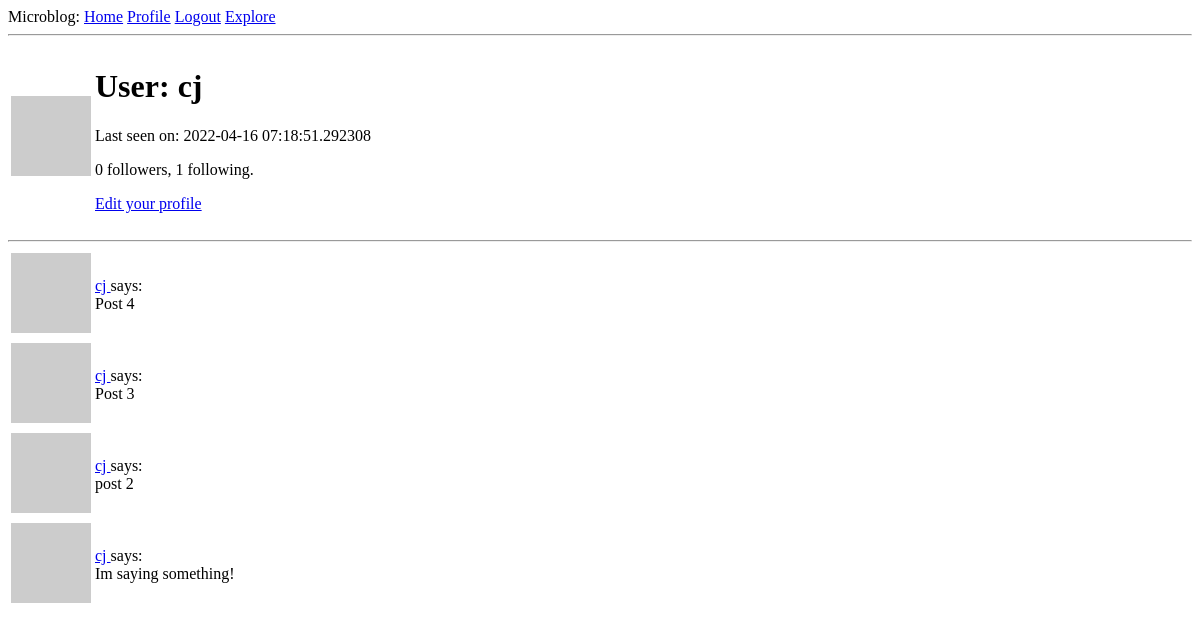
/user/cj (signed in), run on an earlier commit of the app's database.
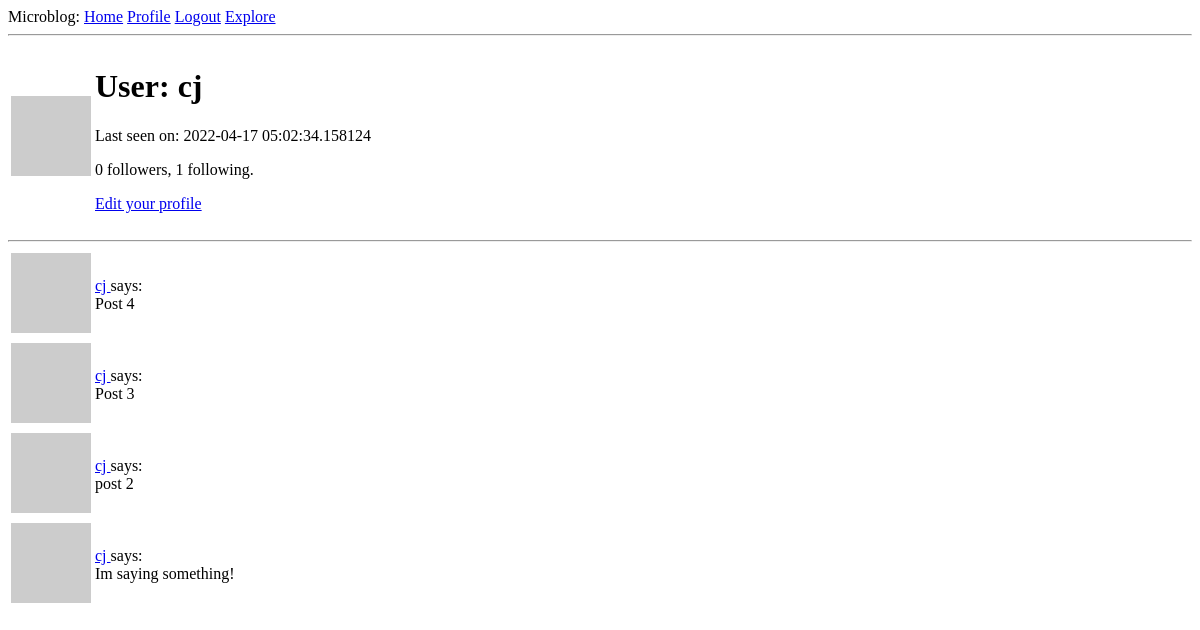
And on a later commit of the database.
### app/models.py (models this page shows, shortened)
class User(UserMixin, db.Model):
    id = db.Column(db.Integer, primary_key=True)
    username = db.Column(db.String(64), index=True, unique=True)
    email = db.Column(db.String(120), index=True, unique=True)
    password_hash = db.Column(db.String(128))
    posts = db.relationship('Post', backref='author', lazy='dynamic')
    about_me = db.Column(db.String(140))
    last_seen = db.Column(db.DateTime, default = datetime.utcnow)
    followed = db.relationship(
        'User', secondary=followers,
        primaryjoin=(followers.c.follower_id == id),
        secondaryjoin=(followers.c.followed_id == id),
        backref=db.backref('followers', lazy='dynamic'), lazy='dynamic')
    def avatar(self, size):
        digest = md5(self.email.lower().encode('utf-8')).hexdigest()
        return 'https://gravatar.com/avatar/{}?d=identicon&s={}'.format(digest, size)

### app/routes.py (the view)
@app.route('/user/<username>')
@login_required
def user(username):
    user = User.query.filter_by(username=username).first_or_404()
    page = request.args.get('page', 1, type=int)
    posts = user.posts.order_by(Post.timestamp.desc()).paginate(
        page, app.config['POSTS_PER_PAGE'], False)
    next_url = url_for('user', username=user.username, page=posts.next_num)\
        if posts.has_next else None
    prev_url = url_for('user', username=user.username, page=posts.prev_num)\
        if posts.has_prev else None
    form = EmptyForm()
    return render_template('user.html', user=user, posts=posts.items, next_url=next_url, prev_url=prev_url, form=form)

### app/models.py (called while the page is built)
@login.user_loader
def load_user(id):
    return User.query.get(int(id))

### app/routes.py (called while the page is built)
@app.before_request
def before_request():
    if current_user.is_authenticated:
        current_user.last_seen = datetime.utcnow()
        db.session.commit()

### app/templates/user.html (shortened to what this page needs)
{% extends "base.html"%}
{% block content %}
<table>
    <tr valiign="top">
        <td><img src='{{ user.avatar(128) }}'></td>
        <td>
        <h1>User: {{ user.username }}</h1>
        {% if user.last_seen %}<p>Last seen on: {{ user.last_seen }}</p>{% endif %}
        <p>{{ user.followers.count() }} followers, {{ user.followed.count() }} following.</p>
        {% if user == current_user %}
        <p><a href="{{ url_for('edit_profile') }}">Edit your profile</a></p>
        {% endif %}
        </td>
    </tr>
</table>
<hr>
{% for post in posts %}
    {% include '_post.html' %}
{% endfor %}
{% endblock %}

What changed in the data, as far as the page shows it:
changed User "cj": last_seen "2022-04-16 07:18:51.292308" → "2022-04-17 05:02:34.158124"
